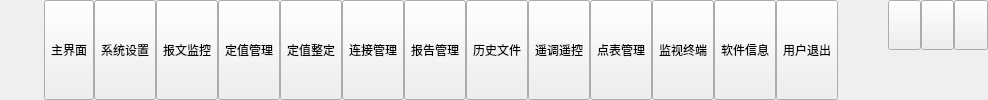
    <widget class="QWidget" name="widgetTitle" native="true">
     <property name="sizePolicy">
      <sizepolicy hsizetype="Preferred" vsizetype="Fixed">
       <horstretch>0</horstretch>
       <verstretch>0</verstretch>
      </sizepolicy>
     </property>
     <layout class="QHBoxLayout" name="horizontalLayout_2">
      <property name="spacing">
       <number>10</number>
      </property>
      <property name="leftMargin">
       <number>10</number>
      </property>
      <property name="topMargin">
       <number>0</number>
      </property>
      <property name="rightMargin">
       <number>0</number>
      </property>
      <property name="bottomMargin">
       <number>0</number>
      </property>
      <item>
       <widget class="QLabel" name="labIco">
        <property name="text">
         <string/>
        </property>
        <property name="alignment">
         <set>Qt::AlignCenter</set>
        </property>
       </widget>
      </item>
      <item>
       <widget class="QLabel" name="labTitle">
        <property name="styleSheet">
         <string notr="true"/>
        </property>
        <property name="text">
         <string/>
        </property>
        <property name="alignment">
         <set>Qt::AlignLeading|Qt::AlignLeft|Qt::AlignVCenter</set>
        </property>
       </widget>
      </item>
      <item>
       <widget class="QWidget" name="widgetTop" native="true">
        <layout class="QHBoxLayout" name="horizontalLayout_3">
         <property name="spacing">
          <number>0</number>
         </property>
         <property name="leftMargin">
          <number>0</number>
         </property>
         <property name="topMargin">
          <number>0</number>
         </property>
         <property name="rightMargin">
          <number>0</number>
         </property>
         <property name="bottomMargin">
          <number>0</number>
         </property>
         <item>
          <widget class="QToolButton" name="btnMain">
           <property name="sizePolicy">
            <sizepolicy hsizetype="Fixed" vsizetype="Expanding">
             <horstretch>0</horstretch>
             <verstretch>0</verstretch>
            </sizepolicy>
           </property>
           <property name="text">
            <string>主界面</string>
           </property>
           <property name="icon">
            <iconset resource="../other/main.qrc">
             <normaloff>:/image/main_main.png</normaloff>:/image/main_main.png</iconset>
           </property>
           <property name="toolButtonStyle">
            <enum>Qt::ToolButtonTextUnderIcon</enum>
           </property>
          </widget>
         </item>
         <item>
          <widget class="QToolButton" name="btnConfig">
           <property name="sizePolicy">
            <sizepolicy hsizetype="Fixed" vsizetype="Expanding">
             <horstretch>0</horstretch>
             <verstretch>0</verstretch>
            </sizepolicy>
           </property>
           <property name="text">
            <string>系统设置</string>
           </property>
           <property name="icon">
            <iconset resource="../other/main.qrc">
             <normaloff>:/image/main_config.png</normaloff>:/image/main_config.png</iconset>
           </property>
           <property name="toolButtonStyle">
            <enum>Qt::ToolButtonTextUnderIcon</enum>
           </property>
          </widget>
         </item>
         <item>
          <widget class="QToolButton" name="btnData">
           <property name="sizePolicy">
            <sizepolicy hsizetype="Fixed" vsizetype="Expanding">
             <horstretch>0</horstretch>
             <verstretch>0</verstretch>
            </sizepolicy>
           </property>
           <property name="text">
            <string>报文监控</string>
           </property>
           <property name="icon">
            <iconset resource="../other/main.qrc">
             <normaloff>:/image/main_data.png</normaloff>:/image/main_data.png</iconset>
           </property>
           <property name="checked">
            <bool>false</bool>
           </property>
           <property name="toolButtonStyle">
            <enum>Qt::ToolButtonTextUnderIcon</enum>
           </property>
          </widget>
         </item>
         <item>
          <widget class="QToolButton" name="btnHelp">
           <property name="sizePolicy">
            <sizepolicy hsizetype="Fixed" vsizetype="Expanding">
             <horstretch>0</horstretch>
             <verstretch>0</verstretch>
            </sizepolicy>
           </property>
           <property name="styleSheet">
            <string notr="true"/>
           </property>
           <property name="text">
            <string>定值管理</string>
           </property>
           <property name="icon">
            <iconset resource="../other/main.qrc">
             <normaloff>:/image/main_person.png</normaloff>:/image/main_person.png</iconset>
           </property>
           <property name="toolButtonStyle">
            <enum>Qt::ToolButtonTextUnderIcon</enum>
           </property>
          </widget>
         </item>
         <item>
          <widget class="QToolButton" name="toolCorrect">
           <property name="sizePolicy">
            <sizepolicy hsizetype="Fixed" vsizetype="Expanding">
             <horstretch>0</horstretch>
             <verstretch>0</verstretch>
            </sizepolicy>
           </property>
           <property name="text">
            <string>定值整定</string>
           </property>
           <property name="icon">
            <iconset resource="../other/main.qrc">
             <normaloff>:/image/correct.png</normaloff>:/image/correct.png</iconset>
           </property>
           <property name="toolButtonStyle">
            <enum>Qt::ToolButtonTextUnderIcon</enum>
           </property>
          </widget>
         </item>
         <item>
          <widget class="QToolButton" name="btnConnect">
           <property name="sizePolicy">
            <sizepolicy hsizetype="Fixed" vsizetype="Expanding">
             <horstretch>0</horstretch>
             <verstretch>0</verstretch>
            </sizepolicy>
           </property>
           <property name="text">
            <string>连接管理</string>
           </property>
           <property name="icon">
            <iconset resource="../other/main.qrc">
             <normaloff>:/image/unlink.png</normaloff>:/image/unlink.png</iconset>
           </property>
           <property name="toolButtonStyle">
            <enum>Qt::ToolButtonTextUnderIcon</enum>
           </property>
          </widget>
         </item>
         <item>
          <widget class="QToolButton" name="toolReport">
           <property name="sizePolicy">
            <sizepolicy hsizetype="Fixed" vsizetype="Expanding">
             <horstretch>0</horstretch>
             <verstretch>0</verstretch>
            </sizepolicy>
           </property>
           <property name="text">
            <string>报告管理</string>
           </property>
           <property name="icon">
            <iconset resource="../other/main.qrc">
             <normaloff>:/image/report.png</normaloff>:/image/report.png</iconset>
           </property>
           <property name="toolButtonStyle">
            <enum>Qt::ToolButtonTextUnderIcon</enum>
           </property>
          </widget>
         </item>
         <item>
          <widget class="QToolButton" name="toolHistory">
           <property name="sizePolicy">
            <sizepolicy hsizetype="Fixed" vsizetype="Expanding">
             <horstretch>0</horstretch>
             <verstretch>0</verstretch>
            </sizepolicy>
           </property>
           <property name="text">
            <string>历史文件</string>
           </property>
           <property name="icon">
            <iconset resource="../other/main.qrc">
             <normaloff>:/image/history.png</normaloff>:/image/history.png</iconset>
           </property>
           <property name="toolButtonStyle">
            <enum>Qt::ToolButtonTextUnderIcon</enum>
           </property>
          </widget>
         </item>
         <item>
          <widget class="QToolButton" name="toolRmc">
           <property name="sizePolicy">
            <sizepolicy hsizetype="Fixed" vsizetype="Expanding">
             <horstretch>0</horstretch>
             <verstretch>0</verstretch>
            </sizepolicy>
           </property>
           <property name="text">
            <string>遥调遥控</string>
           </property>
           <property name="icon">
            <iconset resource="../other/main.qrc">
             <normaloff>:/image/rmc.png</normaloff>:/image/rmc.png</iconset>
           </property>
           <property name="toolButtonStyle">
            <enum>Qt::ToolButtonTextUnderIcon</enum>
           </property>
          </widget>
         </item>
         <item>
          <widget class="QToolButton" name="toolFixid">
           <property name="sizePolicy">
            <sizepolicy hsizetype="Fixed" vsizetype="Expanding">
             <horstretch>0</horstretch>
             <verstretch>0</verstretch>
            </sizepolicy>
           </property>
           <property name="text">
            <string>点表管理</string>
           </property>
           <property name="icon">
            <iconset resource="../other/main.qrc">
             <normaloff>:/image/fixid.png</normaloff>:/image/fixid.png</iconset>
           </property>
           <property name="toolButtonStyle">
            <enum>Qt::ToolButtonTextUnderIcon</enum>
           </property>
          </widget>
         </item>
         <item>
          <widget class="QToolButton" name="toolTerminal">
           <property name="sizePolicy">
            <sizepolicy hsizetype="Fixed" vsizetype="Expanding">
             <horstretch>0</horstretch>
             <verstretch>0</verstretch>
            </sizepolicy>
           </property>
           <property name="text">
            <string>监视终端</string>
           </property>
           <property name="icon">
            <iconset resource="../other/main.qrc">
             <normaloff>:/image/terminal.png</normaloff>:/image/terminal.png</iconset>
           </property>
           <property name="toolButtonStyle">
            <enum>Qt::ToolButtonTextUnderIcon</enum>
           </property>
          </widget>
         </item>
         <item>
          <widget class="QToolButton" name="toolSoftinfo">
           <property name="sizePolicy">
            <sizepolicy hsizetype="Fixed" vsizetype="Expanding">
             <horstretch>0</horstretch>
             <verstretch>0</verstretch>
            </sizepolicy>
           </property>
           <property name="text">
            <string>软件信息</string>
           </property>
           <property name="icon">
            <iconset resource="../other/main.qrc">
             <normaloff>:/image/about.png</normaloff>:/image/about.png</iconset>
           </property>
           <property name="toolButtonStyle">
            <enum>Qt::ToolButtonTextUnderIcon</enum>
           </property>
          </widget>
         </item>
         <item>
          <widget class="QToolButton" name="btnExit">
           <property name="sizePolicy">
            <sizepolicy hsizetype="Fixed" vsizetype="Expanding">
             <horstretch>0</horstretch>
             <verstretch>0</verstretch>
            </sizepolicy>
           </property>
           <property name="styleSheet">
            <string notr="true"/>
           </property>
           <property name="text">
            <string>用户退出</string>
           </property>
           <property name="icon">
            <iconset resource="../other/main.qrc">
             <normaloff>:/image/main_exit.png</normaloff>:/image/main_exit.png</iconset>
           </property>
           <property name="toolButtonStyle">
            <enum>Qt::ToolButtonTextUnderIcon</enum>
           </property>
          </widget>
         </item>
        </layout>
       </widget>
      </item>
      <item>
       <spacer name="horizontalSpacer">
        <property name="orientation">
         <enum>Qt::Horizontal</enum>
        </property>
        <property name="sizeHint" stdset="0">
         <size>
          <width>40</width>
          <height>20</height>
         </size>
        </property>
       </spacer>
      </item>
      <item>
       <widget class="QWidget" name="widgetMenu" native="true">
        <property name="minimumSize">
         <size>
          <width>100</width>
          <height>0</height>
         </size>
        </property>
        <property name="maximumSize">
         <size>
          <width>100</width>
          <height>16777215</height>
         </size>
        </property>
        <layout class="QGridLayout" name="gridLayout_2">
         <property name="leftMargin">
          <number>0</number>
         </property>
         <property name="topMargin">
          <number>0</number>
         </property>
         <property name="rightMargin">
          <number>0</number>
         </property>
         <property name="bottomMargin">
          <number>0</number>
         </property>
         <property name="spacing">
          <number>0</number>
         </property>
         <item row="1" column="1" colspan="3">
          <spacer name="verticalSpacer">
           <property name="orientation">
            <enum>Qt::Vertical</enum>
           </property>
           <property name="sizeHint" stdset="0">
            <size>
             <width>20</width>
             <height>40</height>
            </size>
           </property>
          </spacer>
         </item>
         <item row="0" column="1">
          <widget class="QPushButton" name="btnMenu_Min">
           <property name="sizePolicy">
            <sizepolicy hsizetype="Minimum" vsizetype="Expanding">
             <horstretch>0</horstretch>
             <verstretch>0</verstretch>
            </sizepolicy>
           </property>
           <property name="cursor">
            <cursorShape>ArrowCursor</cursorShape>
           </property>
           <property name="focusPolicy">
            <enum>Qt::NoFocus</enum>
           </property>
           <property name="toolTip">
            <string>最小化</string>
           </property>
           <property name="text">
            <string/>
           </property>
          </widget>
         </item>
         <item row="0" column="2">
          <widget class="QPushButton" name="btnMenu_Max">
           <property name="sizePolicy">
            <sizepolicy hsizetype="Minimum" vsizetype="Expanding">
             <horstretch>0</horstretch>
             <verstretch>0</verstretch>
            </sizepolicy>
           </property>
           <property name="focusPolicy">
            <enum>Qt::NoFocus</enum>
           </property>
           <property name="text">
            <string/>
           </property>
          </widget>
         </item>
         <item row="0" column="3">
          <widget class="QPushButton" name="btnMenu_Close">
           <property name="sizePolicy">
            <sizepolicy hsizetype="Minimum" vsizetype="Expanding">
             <horstretch>0</horstretch>
             <verstretch>0</verstretch>
            </sizepolicy>
           </property>
           <property name="cursor">
            <cursorShape>ArrowCursor</cursorShape>
           </property>
           <property name="focusPolicy">
            <enum>Qt::NoFocus</enum>
           </property>
           <property name="toolTip">
            <string>关闭</string>
           </property>
           <property name="text">
            <string/>
           </property>
          </widget>
         </item>
        </layout>
       </widget>
      </item>
     </layout>
    </widget>
